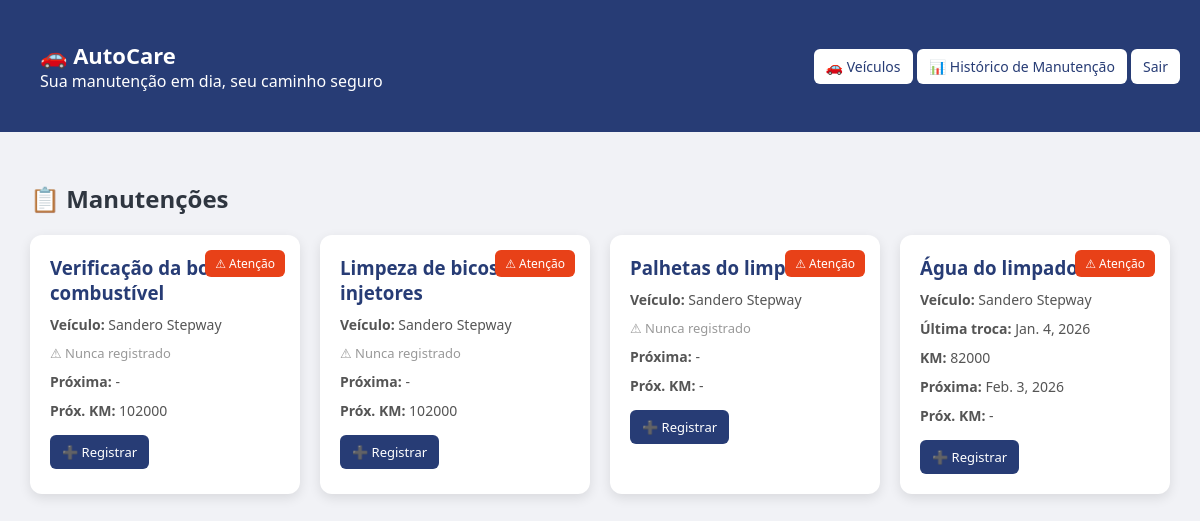
The app's page / (signed in) with its own data.
### core/models.py (models this page shows, shortened)
class Veiculo(models.Model):
    usuario = models.ForeignKey(User, on_delete=models.CASCADE)
    modelo = models.CharField(max_length=100)
    ano = models.IntegerField()
    km_atual = models.IntegerField()

class TipoManutencao(models.Model):
    nome = models.CharField(max_length=100)
    categoria = models.ForeignKey(Categoria, on_delete=models.CASCADE)
    frequencia_dias = models.IntegerField(null=True, blank=True)
    frequencia_km = models.IntegerField(null=True, blank=True)

class Manutencao(models.Model):
    veiculo = models.ForeignKey(Veiculo, on_delete=models.CASCADE)
    tipo = models.ForeignKey(TipoManutencao, on_delete=models.CASCADE)
    data = models.DateField()
    km = models.IntegerField()
    observacoes = models.TextField(blank=True)
    def proxima_data(self):
        if self.tipo.frequencia_dias:
            return self.data + timedelta(days=self.tipo.frequencia_dias)
        return None
    def proximo_km(self):
        if self.tipo.frequencia_km:
            return self.km + self.tipo.frequencia_km
        return None
    def precisa_alerta(self):
        hoje = timezone.now().date()
        km_atual = self.veiculo.km_atual
        alerta_data = False
        alerta_km = False
        proxima_data = self.proxima_data()
        proximo_km = self.proximo_km()
        if proxima_data:
            alerta_data = hoje >= proxima_data
        if proximo_km:
            alerta_km = km_atual >= proximo_km
        return alerta_data or alerta_km
    @classmethod
    def ultima_manutencao(cls, veiculo, tipo):
        return cls.objects.filter(
            veiculo=veiculo,
            tipo=tipo
        ).order_by('-data').first()

### core/views.py (the view)
# urls.py: path('', views.dashboard, name='dashboard'),
@login_required
def dashboard(request):
    veiculos = Veiculo.objects.filter(usuario=request.user)
    tipos = TipoManutencao.objects.all()
    dados = []
    for veiculo in veiculos:
        primeira_manutencao = Manutencao.objects.filter(
            veiculo=veiculo
        ).order_by('km').first()
        km_base = veiculo.km_atual
        if primeira_manutencao:
            km_base = primeira_manutencao.km
        for tipo in tipos:
            ultima = Manutencao.ultima_manutencao(veiculo, tipo)
            if ultima:
                dados.append({
                    'veiculo': veiculo,
                    'tipo': tipo,
                    'ultima_data': ultima.data,
                    'ultimo_km': ultima.km,
                    'proxima_data': ultima.proxima_data(),
                    'proximo_km': ultima.proximo_km(),
                    'alerta': ultima.precisa_alerta(),
                    'sem_historico': False
                })
            else:
                proximo_km = None
                if tipo.frequencia_km:
                    proximo_km = km_base + tipo.frequencia_km
                dados.append({
                    'veiculo': veiculo,
                    'tipo': tipo,
                    'ultima_data': None,
                    'ultimo_km': km_base,
                    'proxima_data': None,
                    'proximo_km': proximo_km,
                    'alerta': True,
                    'sem_historico': True
                })
    return render(request, 'dashboard.html', {'dados': dados})

### templates/dashboard.html (shortened to what this page needs)
<!DOCTYPE html>
<html>
<head>
</head>
<body>
<div class="header">
<div class="header">
    <div class="left">
        <div class="logo">🚗 AutoCare</div>
        <div class="slogan">Sua manutenção em dia, seu caminho seguro</div>
    </div>
</div>
    <div>
        <a href="/veiculos/" class="btn">🚗 Veículos</a>
        <a href="/historico/" class="btn">📊 Histórico de Manutenção</a>
        <a href="/accounts/logout/" class="btn">Sair</a>
    </div>
</div>
<div class="container">
    <h2>📋 Manutenções</h2>
    <div class="grid">
        {% for item in dados %}
        <div class="card">
            {% if item.alerta %}
                <div class="alerta">⚠ Atenção</div>
            {% else %}
                <div class="alerta ok">✔ OK</div>
            {% endif %}
            <h3>{{ item.tipo.nome }}</h3>
            <div class="info">
                <b>Veículo:</b> {{ item.veiculo.modelo }}
            </div>
            {% if item.sem_historico %}
                <div class="info empty">
                    ⚠ Nunca registrado
                </div>
            {% else %}
                <div class="info">
                    <b>Última troca:</b> {{ item.ultima_data }}
                </div>
                <div class="info">
                    <b>KM:</b> {{ item.ultimo_km }}
                </div>
            {% endif %}
            <div class="info">
                <b>Próxima:</b>
                {% if item.proxima_data %}
                    {{ item.proxima_data }}
                {% else %}
                    -
                {% endif %}
            </div>
            <div class="info">
                <b>Próx. KM:</b>
                {% if item.proximo_km %}
                    {{ item.proximo_km }}
                {% else %}
                    -
                {% endif %}
            </div>
            <a href="/adicionar/?veiculo={{ item.veiculo.id }}&tipo={{ item.tipo.id }}" class="btn-action">
                ➕ Registrar
            </a>
        </div>
        {% endfor %}
    </div>
</div>
</body>
</html>

### templates/dashboard.html (style rules this page uses)
body { font-family: 'Segoe UI', Arial; background: #f1f2f6; margin: 0; }
.header { background: #273c75; color: white; padding: 20px; display: flex; justify-content: space-between; align-items: center; }
.logo { font-size: 22px; font-weight: bold; }
.btn { background: white; color: #273c75; padding: 8px 12px; border-radius: 6px; text-decoration: none; font-size: 14px; }
.container { padding: 30px; }
h2 { margin-bottom: 20px; color: #2f3640; }
.grid { display: grid; grid-template-columns: repeat(auto-fit, minmax(260px, 1fr)); gap: 20px; }
.card { background: white; padding: 20px; border-radius: 12px; box-shadow: 0 4px 12px rgba(0,0,0,0.1); position: relative; }
.card h3 { margin: 0; color: #273c75; }
.info { font-size: 14px; margin-top: 10px; color: #555; }
.alerta { background: #e84118; color: white; padding: 5px 10px; border-radius: 6px; font-size: 12px; position: absolute; top: 15px; right: 15px; }
.btn-action { margin-top: 15px; display: inline-block; padding: 8px 12px; background: #273c75; color: white; border-radius: 6px; text-decoration: none; font-size: 13px; }
.empty { color: #999; font-size: 13px; }

### records on screen
Veiculo: tipo.nome "Verificação da bomba de combustível", veiculo.modelo "Sandero Stepway", shows "⚠ Nunca registrado", proximo_km "102000", tipo.nome "Limpeza de bicos injetores", tipo.nome "Palhetas do limpador", tipo.nome "Água do limpador", ultima_data "Jan. 4, 2026", ultimo_km "82000", proxima_data "Feb. 3, 2026"
